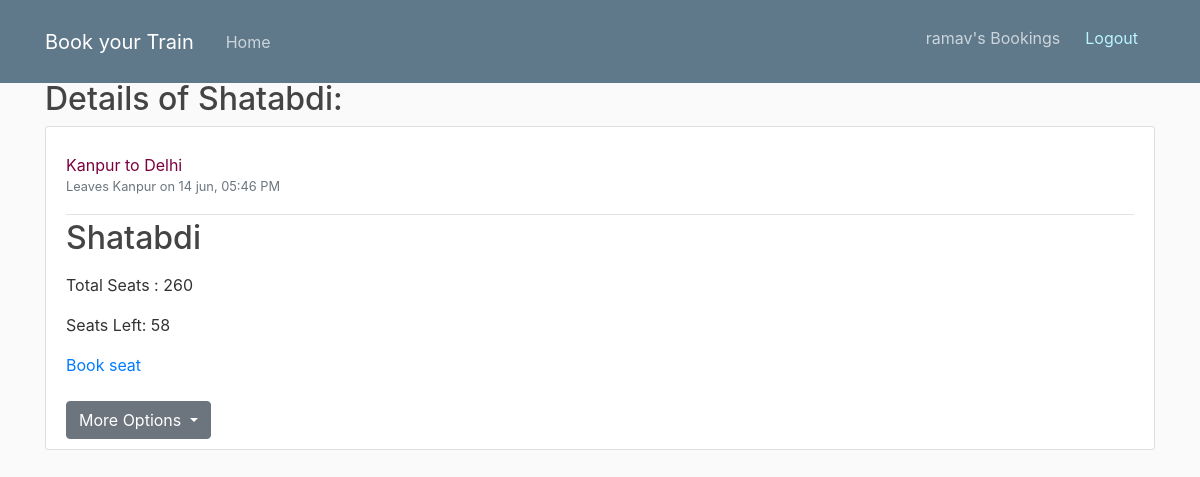
Page /trains/1/ (signed in) on the committed database.
### backend/models.py (models this page shows)
class Train(models.Model):
    name = models.CharField(max_length=100)
    source = models.CharField(max_length=100)
    destination = models.CharField(max_length=100)
    departure_time = models.DateTimeField(default=timezone.now)
    total_seats = models.IntegerField()
    seats_available = models.IntegerField()
    def __str__(self):
        return self.name

### backend/views.py (the view)
# urls.py: path('trains/<int:pk>/', views.train_details, name='train-details'),
@login_required
def train_details(request, pk):
    train = get_object_or_404(Train, id=pk)
    return render(request, 'backend/train_details.html', {'train':train})

### backend/templates/backend/train_details.html (shortened to what this page needs)
{% extends 'backend/base.html' %}
{% block content %}
<h2>Details of {{ train}}:</h2>
<article class="media content-section">
  <div class="media-body">
    <div class="article-metadata">
      <p class="mr-2" ><div style="color: rgb(125, 0, 61);">{{ train.source }} to  {{train.destination}}</div>
      <small class="text-muted">Leaves {{ train.source }} on {{ train.departure_time|date:"d b, h:i A" }}</small></p>
    </div>
    <h2>{{ train.name }}</h2>
    <p class="article-content"><p>Total Seats : {{ train.total_seats }}</p> <p>Seats Left: {{ train.seats_available }}</p>
    <a href="{% url 'book-train' train.id %}">Book seat</a>
<br><br>
     <div>
        {% if user.is_superuser %}
        <div class="dropdown">
                <button class="btn btn-secondary dropdown-toggle" type="button" data-toggle="dropdown">More Options
                    </button>
            </div>
        {% endif %}
    </div>
  </div>
</article>
{% endblock content %}

### backend/templates/backend/base.html (shortened to what this page needs)
{% load static %}
<html>
<head>
    <link rel="stylesheet" href="https://cdn.jsdelivr.net/npm/bootstrap@4.0.0/dist/css/bootstrap.min.css"
>
    <link rel="stylesheet" type="text/css" href='{% static "backend/style.css" %}'>
</head>
<body>
    <header class="site-header">
        <nav class="navbar navbar-expand-md navbar-dark bg-steel fixed-top">
            <div class="container">
                <a class="navbar-brand mr-4" href="/">Book your Train</a>
                <div class="collapse navbar-collapse" id="navbarToggle">
                    <div class="navbar-nav mr-auto">
                        <a class="nav-item nav-link" href="/">Home</a>
                    </div>
                    <div class="navbar-nav">
                        {% if user.is_authenticated %}
                        <a href="{% url 'my-bookings' %}" class="nav-item nav-link" style="margin-top: 10;">{{user}}'s Bookings</a>
                        <form action="{% url 'logout-page' %}" method="post" style="display: inline;">
                            <button type="submit" class="nav-item nav-link btn btn-link"
                                    style="color: rgb(186, 245, 255); padding: 8px 16px; margin-top: 9; font-size: 1rem; text-align: center; line-height: 1.5;">Logout</button>
                        </form>
                        {% else %}
                        <a class="nav-item nav-link" href="{% url 'login-page' %}">Login</a>
                        <a class="nav-item nav-link" href="{% url 'register-page' %}">Register</a>
                        {% endif %}
                    </div>
                </div>
            </div>
        </nav>
    </header>
    <div class="container">
        {% block content %} {% endblock %}
    </div>
</body>
</html>

### backend/static/backend/style.css (style rules this page uses)
body { background: #fafafa; color: #333333; margin-top: 5rem; }
h1, h2, h3, h4, h5, h6 { color: #444444; }
.bg-steel { background-color: #5f788a; }
.site-header .navbar-nav .nav-link { color: #cbd5db; }
.content-section { background: #ffffff; padding: 10px 20px; border: 1px solid #dddddd; border-radius: 3px; margin-bottom: 20px; }
.article-content { white-space: pre-line; }
.article-metadata { padding-bottom: 1px; margin-bottom: 4px; border-bottom: 1px solid #e3e3e3 }

### rows in the picture
Train: name "Shatabdi", source "Kanpur", destination "Delhi", departure_time "14 jun, 05:46 PM", total_seats "260", seats_available "58"

### other values in the picture
{{ user }} "ramav"
